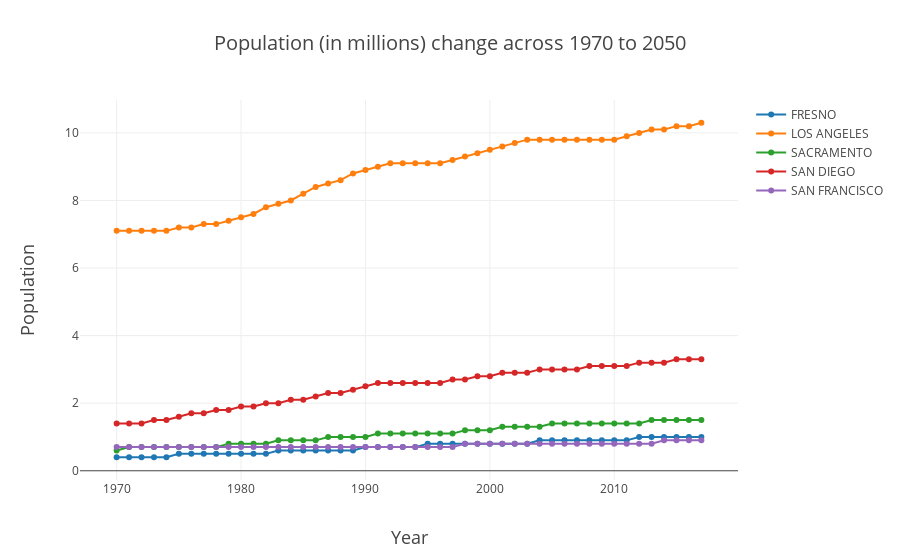

The cell this chart's notebook holds for it:
### Code cell
data_plot = []
# Create a trace
for i in range(len(pop_group.county.unique())):
    trace = go.Scatter(
    x = pop_group.year.unique(),
    y = pop_group[(pop_group.county == pop_group.county.unique()[i])].pop_total,
    mode = 'lines+markers',
    name = str(pop_group.county.unique()[i])
    )
    data_plot.append(trace)


layout = go.Layout(
    title='Population (in millions) change across 1970 to 2050',
    titlefont=dict(size = 20),
    xaxis=dict(
        title='Year',
        titlefont=dict(
            size=18
        )
    ),
    yaxis=dict(
        title='Population',
        titlefont=dict(
            size=18
        )
    )
)


fig = go.Figure(data=data_plot, layout=layout)
iplot(fig, filename='multi-line')
